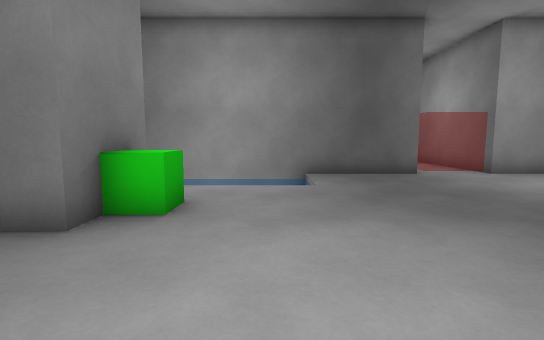
View 1 (above)

16 first-person views from a walk through a Godot game level. The camera is 1.2 m above the floor, tilts 6° down and sees 85° across. Doors that lead somewhere are drawn open, without their leaves. The floor is counted in squares, 1 m on a side. Each view is taken from the middle of a square. On the plan, view 1 faces up. The plan holds only what a view shows up to about 13 squares ahead; the rest is blank. The place goes on beyond the plan.

View 2
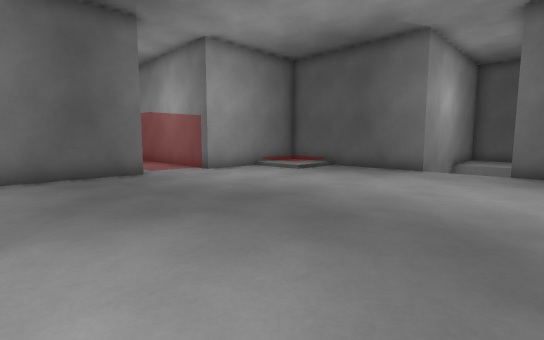

View 3
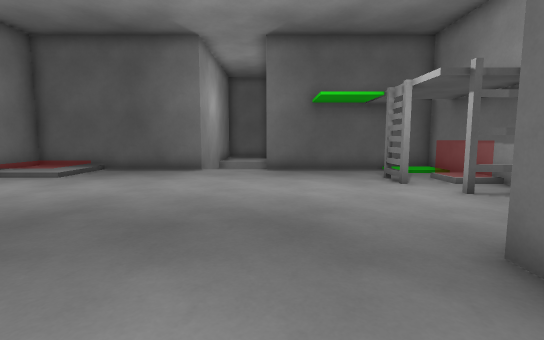

View 4
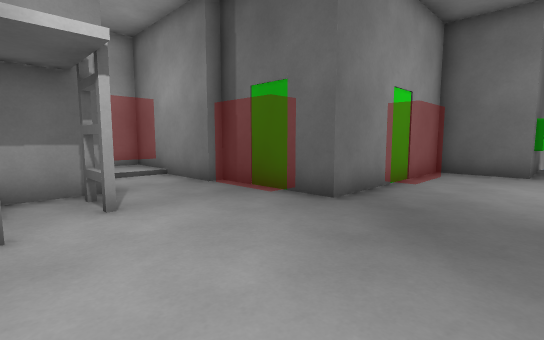

View 5
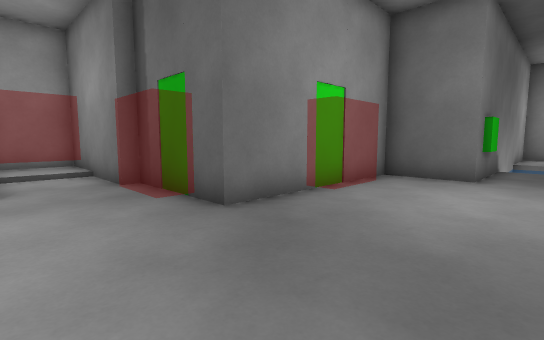

View 6
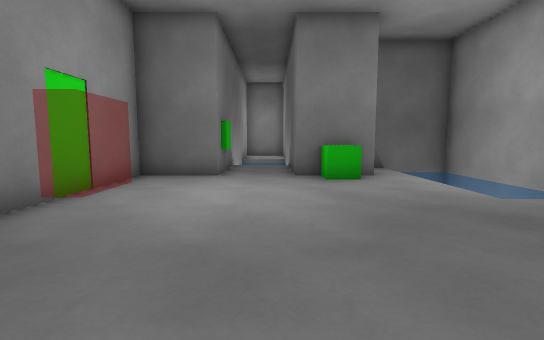

View 7
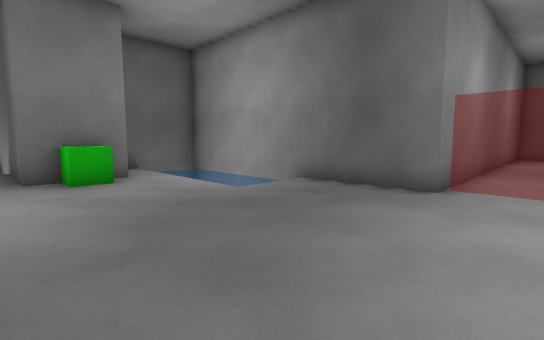

View 8
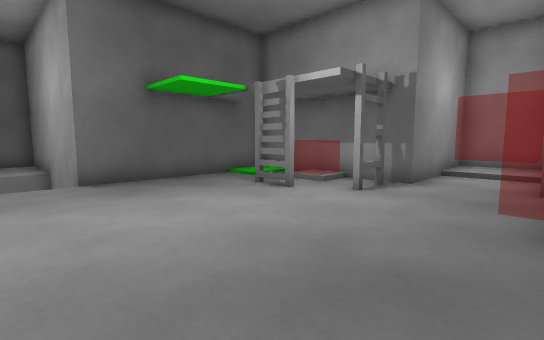

View 9
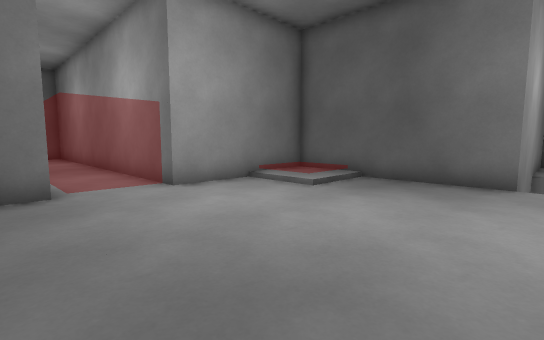

View 10
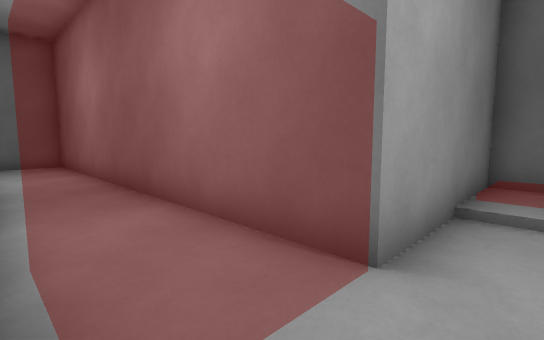

View 11
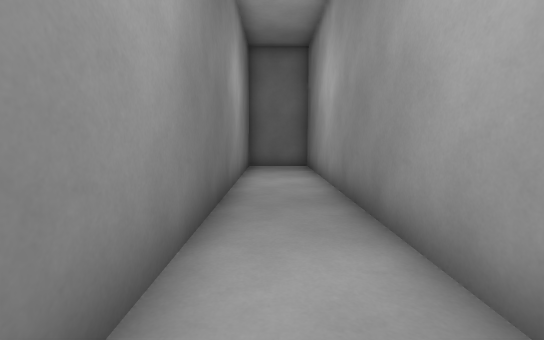

View 12
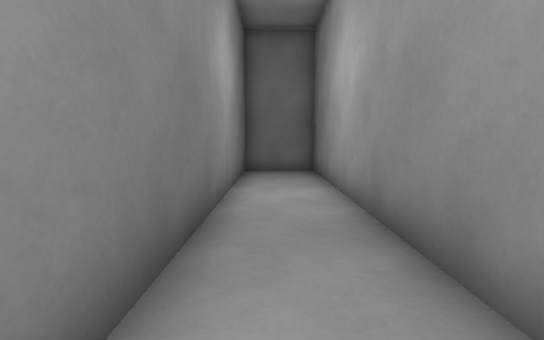

View 13
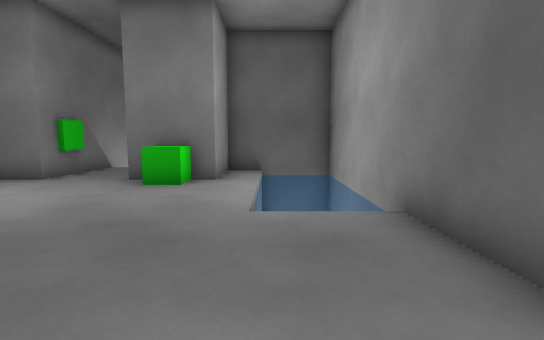

View 14
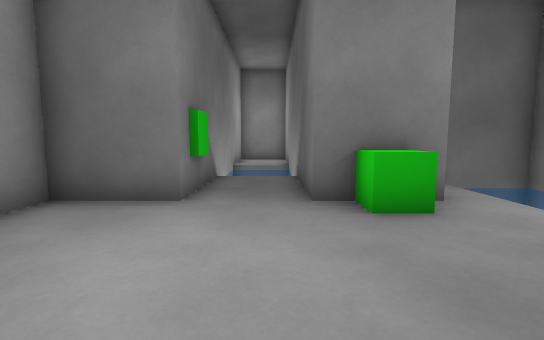

View 15
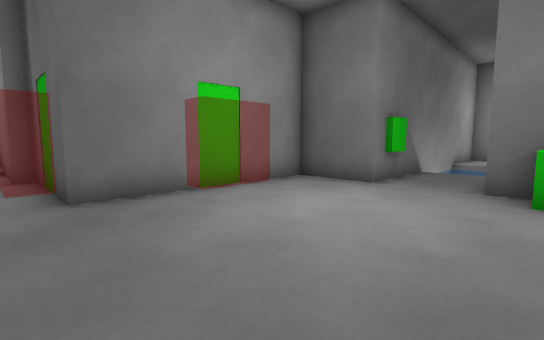

View 16
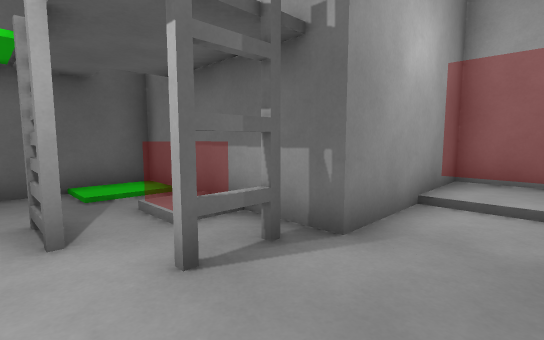

### Floor plan
Key: @ floor where view 1 was taken; # wall or solid block; . main floor; : floor 0.25 m higher than the main floor; / step, stairs or slope; D door; ^ raised ledge; v drop or lower ground.
Columns run from 9 left of view 1 to 15 right of it. Each row starts with its distance up from view 1.
 24               ####
 23               #..#
 22               #..#
 21               #..#
 20               #..#
 19               #..#
 18               #..#
 17               #..#
 16               #..#
 15               #..#
 14               #..#
 13               #..#
 12               DDDD
 11               #..#
 10    ############..######
  9    #v     v......../::#
  8    ##vvvvvv......../::#
  7     #.................#
  6     ###...............#
  5       #^..............#
  4 #######...............###
  3    ...................v
  2    ...................v
  1 #######...............###
  0       #..@............#
 -1       #..DD...........#
 -2       ########........#
 -3              D....##..#
 -4              D..#.//..#
 -5              #..#######
 -6              #..#
 -7              #..#
 -8              #::#
 -9              #::#
-10              #::#
-11              ####

Positions as (right, up) in squares from view 1, and headings:
1: (0, 0), facing up
2: (1, 0), facing up-right
3: (1, 1), facing right
4: (9, 2), facing down-left
5: (7, 3), facing down-left
6: (7, 3), facing left
7: (7, 3), facing up-left
8: (4, 3), facing down-right
9: (4, 3), facing up-right
10: (5, 9), facing up-right
11: (6, 11), facing up
12: (6, 13), facing up
13: (6, 8), facing left
14: (3, 3), facing left
15: (5, 5), facing down-left
16: (5, -2), facing down-right
